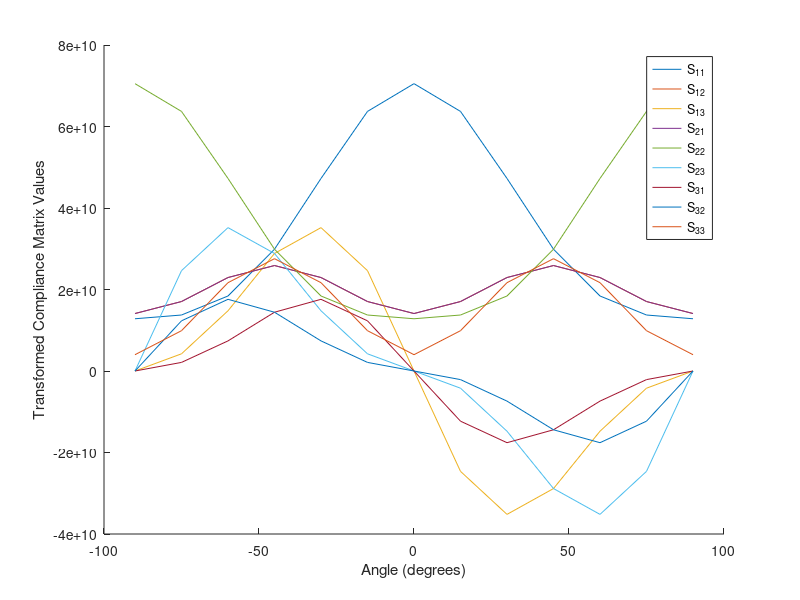

Reproduce this figure in MATLAB.
% Constants given in the problem statement
nu12 = 0.2;
E1 = 55e9;
E2 = 10e9;
G12 = 4e9;
alpha = -1.5e-6;

% Create theta values from -90 to 90 degrees in increments of 15 degrees
theta_vals = -90:15:90;

% Initialize transformed reduced stiffness matrix and transformed compliance matrix
Q_bar = zeros(3,3,length(theta_vals));
S_bar = zeros(3,3,length(theta_vals));

% Calculate transformed reduced stiffness matrix and transformed compliance matrix for each theta
for i = 1:length(theta_vals)
    theta = deg2rad(theta_vals(i));
    c = cos(theta);
    s = sin(theta);
    T = [c^2, s^2, 2*c*s;         s^2, c^2, -2*c*s;         -c*s, c*s, c^2-s^2];
    Q_bar(:,:,i) = T * [1/E1, -nu12/E2, 0;                        -nu12/E2, 1/E2, 0;                        0, 0, 1/G12] * inv(T);
    S_bar(:,:,i) = inv(Q_bar(:,:,i));
end

% Plot transformed compliance matrix values as a function of theta
figure
hold on
for i = 1:3
    for j = 1:3
        plot(theta_vals,squeeze(S_bar(i,j,:)))
    end
end
xlabel('Angle (degrees)')
ylabel('Transformed Compliance Matrix Values')
legend('S_{11}', 'S_{12}', 'S_{13}', 'S_{21}', 'S_{22}', 'S_{23}', 'S_{31}', 'S_{32}', 'S_{33}')
